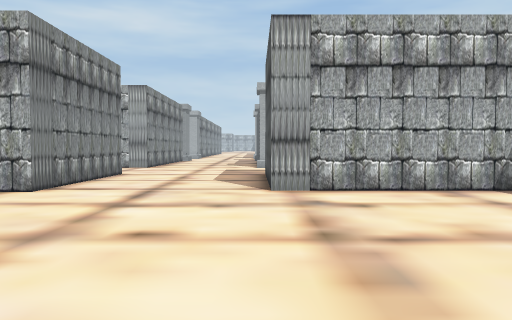
[1] (above)

21 first-person views from a walk through a Unity game level. The camera is 1.5 m above the floor, tilts 2° down and sees 70° across. The floor is counted in squares, 2 m on a side. Each view is taken from the middle of a square. On the plan, view 1 faces up. The plan holds only what a view shows up to about 11 squares ahead; the rest is blank. The place goes on beyond the plan. The player character is not drawn.

[2]
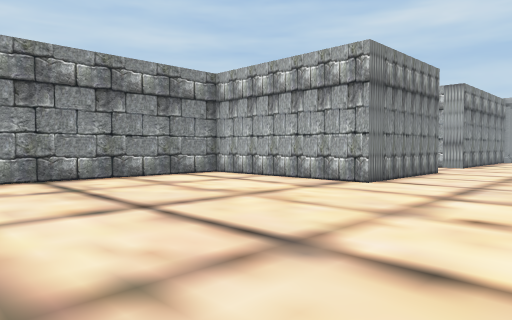

[3]
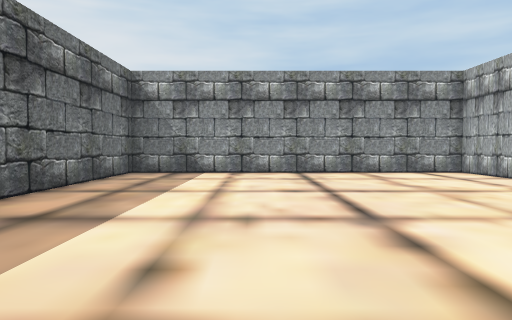

[4]
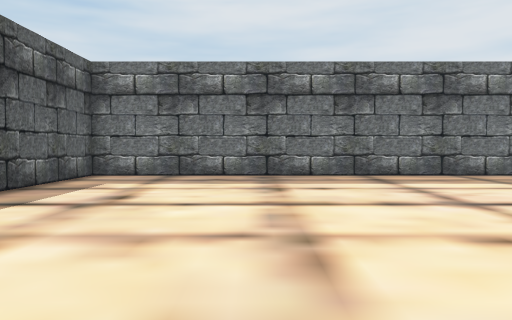

[5]
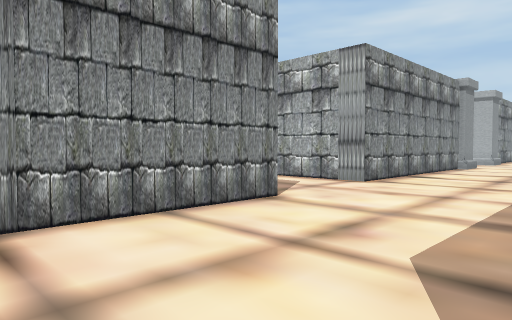

[6]
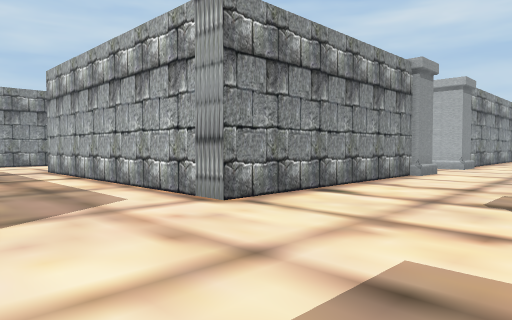

[7]
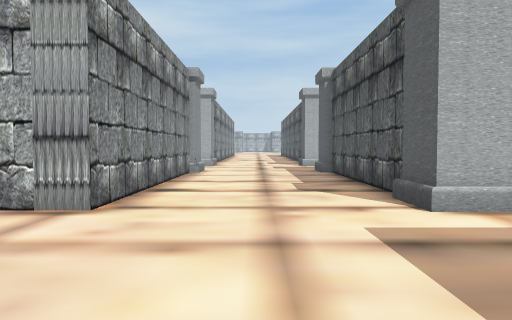

[8]
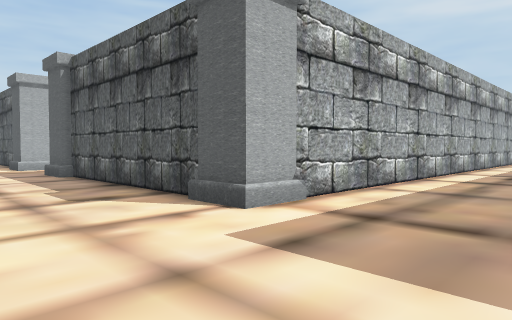

[9]
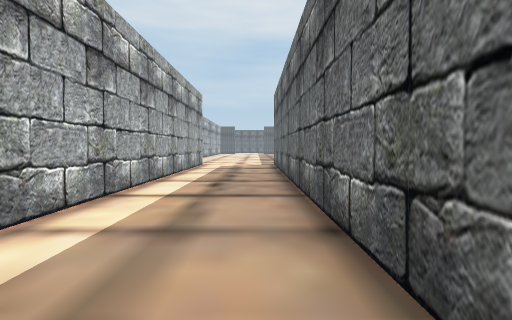

[10]
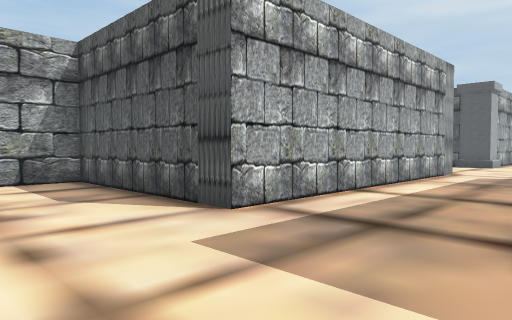

[11]
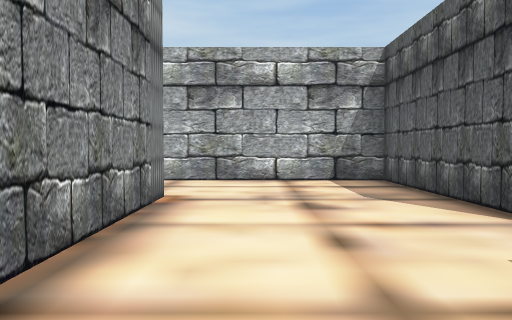

[12]
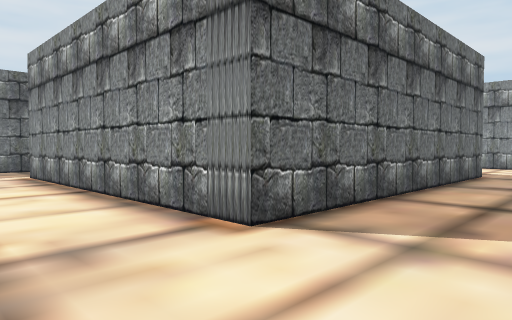

[13]
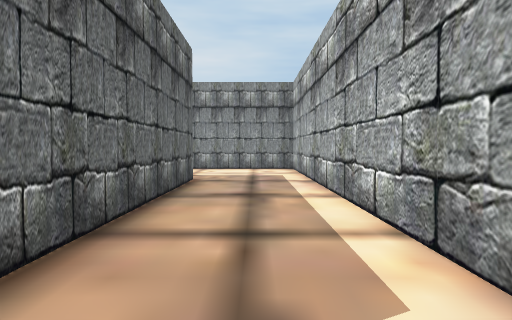

[14]
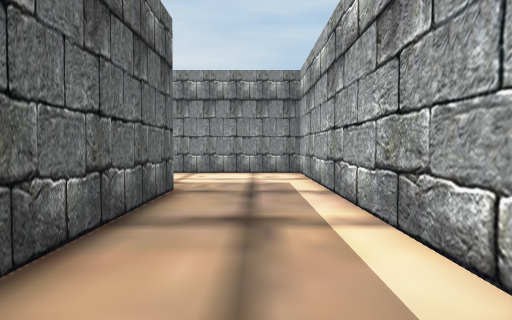

[15]
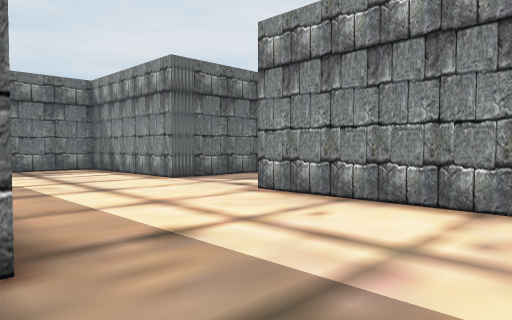

[16]
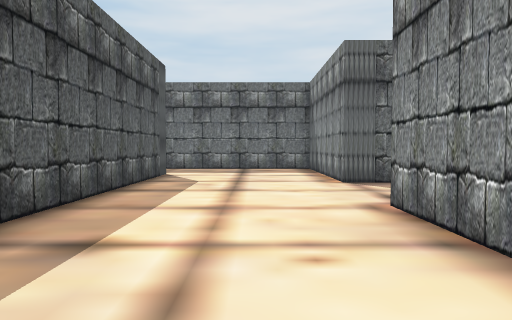

[17]
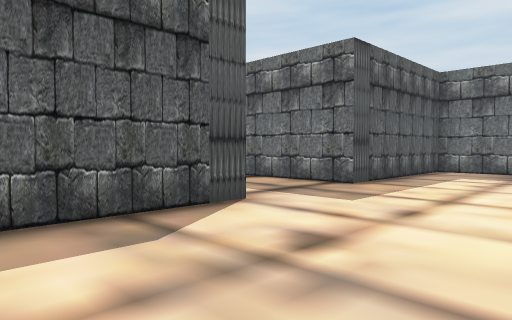

[18]
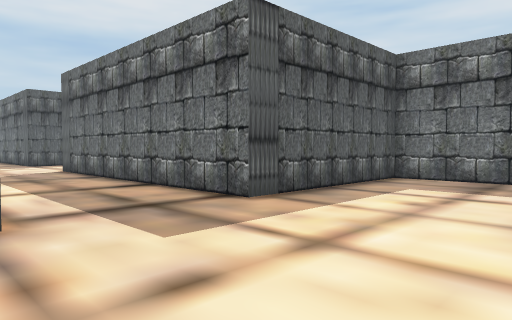

[19]
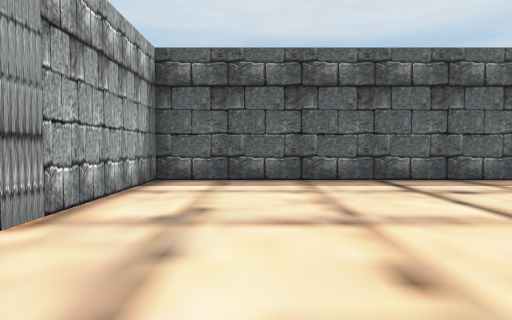

[20]
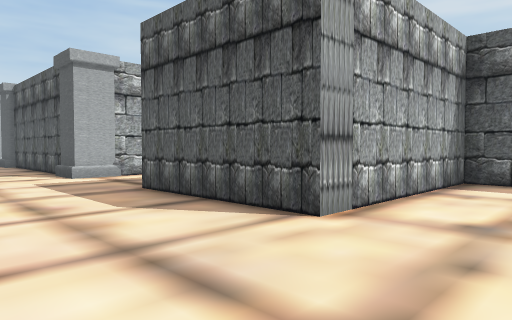

[21]
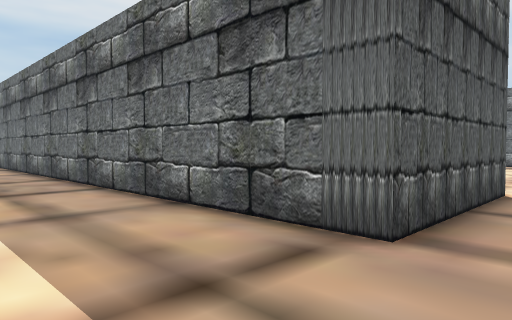

### Floor plan
Points are (right, up) in squares from view 1. A wall is a line through its corners. A room is listed if a view was taken in it or the views show most of it. See-through windows are left out.
Room 1 (views 1, 2, 3, 4, 5, 6, 7, 8, 9, 10, 11, 12, 13, 14, 15, 16, 17, 18, 19, 20, 21)
walls: (-3.8, 10.2) (-3.8, 6.1) (-8.8, 6.1) (-8.8, -3.7) (5.3, -3.7) (5.3, 6.3) (0.3, 6.3) (0.3, 10.2) (11.5, 10.2); (-14.5, 5.3) (-12.1, 5.3) (-12.1, 10.2) (-4.2, 10.2); (-16.9, 5.3) (-16.1, 5.3); (-4, 19.5) (-4, 13.3) (-12.1, 13.3) (-12.1, 18.3) (-28.7, 18.3) (-28.7, 13.2); (0.3, 14.4) (0.3, 19.9); (-24.5, 7.8) (-24.5, 14.5); (-24.5, 15.5) (-16.4, 15.5) (-16.4, 7.8); (11, 13.3) (1.4, 13.3); (-29.5, 10.2) (-28.7, 10.2) (-28.7, 7)
objects: other object (-4, 20); other object (1, 14)

Positions as (right, up) in squares from view 1, and headings:
1: (0, 0), facing up
2: (0, -1), facing up-left
3: (2, 0), facing left
4: (1, 6), facing down
5: (0, 6), facing up-left
6: (0, 10), facing up-left
7: (-2, 9), facing up
8: (-3, 10), facing up-right
9: (0, 11), facing right
10: (-15, 10), facing up-right
11: (-15, 10), facing up
12: (-14, 18), facing down-left
13: (-16, 17), facing left
14: (-18, 17), facing left
15: (-24, 18), facing down-left
16: (-27, 18), facing down
17: (-16, 17), facing down-right
18: (-16, 14), facing down-right
19: (-3, 4), facing right
20: (-3, 4), facing up-right
21: (-1, 13), facing down-right
